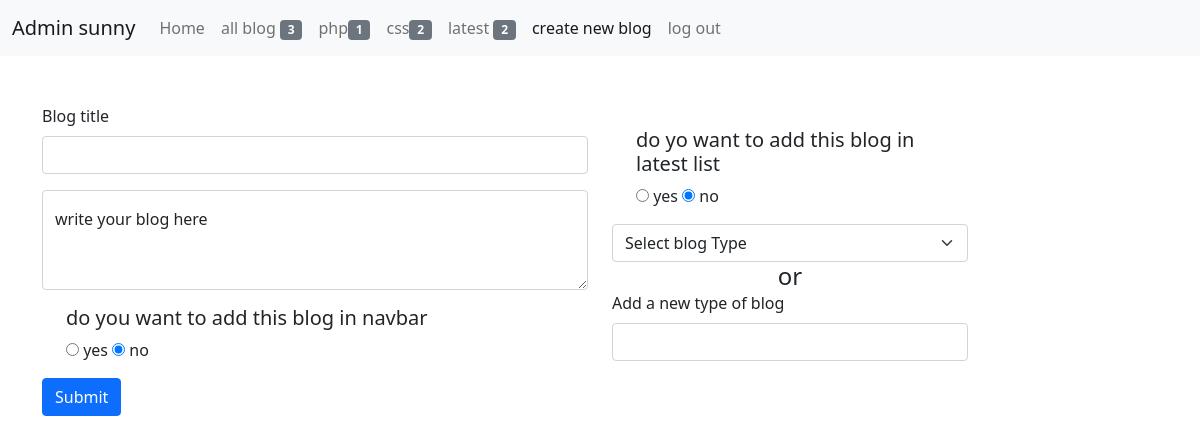
Page /createblog.php (signed in) on the committed database.
### tables this page shows
CREATE TABLE `blog1` (
  `sno` int(11) NOT NULL,
  `title` varchar(100) NOT NULL,
  `content` varchar(10000) NOT NULL,
  `latest` varchar(50) NOT NULL,
  `type` varchar(50) NOT NULL,
  `fornav` varchar(10) NOT NULL,
  `dt` datetime NOT NULL DEFAULT current_timestamp()
);

### createblog.php (the view, shortened to what this page needs)
<!DOCTYPE html>
<html lang="en">
<head>
    <link rel="stylesheet" href="css/bootstrap.min.css">
    <link rel="stylesheet" href="css/sunny.css">
</head>
<body>
    <nav class="navbar navbar-expand-lg navbar-light bg-light">
        <div class="container-fluid">
            <a class="navbar-brand" href="#"><?php $name = $_SESSION['username']; echo "Admin $name";?></a>
            <div class="collapse navbar-collapse" id="navbarSupportedContent">
                <ul class="navbar-nav me-auto mb-2 mb-lg-0">
                    <li class="nav-item">
                        <a class="nav-link" aria-current="page" href="main.php">Home</a>
                    </li>
                    <?php
              require "partials/db.php";
              $sqlforallblog = "SELECT * FROM `blog1`";
              $result_for_all_blog = mysqli_query($connect, $sqlforallblog);
              if($result_for_all_blog){
                $num_for_all_blog = mysqli_num_rows($result_for_all_blog);
              echo '<li class="nav-item">
              <a class="nav-link" href="main.php">all blog
              <span class="badge bg-secondary">'.$num_for_all_blog.'</span></a>
          </li>';
              }
              else {
                echo "there is some problem -----> ".mysqli_error($connect);
              }
              $sql = "SELECT * FROM `blog1` WHERE `blog1`.`fornav` = 'yes'";
              $result = mysqli_query($connect, $sql);
              if($result){
                while($row = mysqli_fetch_assoc($result)){
              $type = $row['type'];
              $sql1 = "SELECT * FROM `blog1` WHERE `blog1`.`type` = '$type'";
              $result1 = mysqli_query($connect, $sql1);
                  $num = mysqli_num_rows($result1);
                  echo '<li class="nav-item">
                  <a class="nav-link" href="forblogtype.php?type='.$row['type'].'">'.$row['type'].'<span class="badge bg-secondary">'.$num.'</span></a>
                </li>';
                }
              }
              else{
                echo "there is some problem ----->".mysqli_error($connect);
              }
              $sql_for_latest = "SELECT * FROM `blog1` WHERE `blog1`.`latest` = 'yes'";
              $result_for_latest = mysqli_query($connect, $sql_for_latest);
              if($result_for_latest){
                $num_for_latest = mysqli_num_rows($result_for_latest);
                $row_for_latest = mysqli_fetch_assoc($result_for_latest);
                echo '<li class="nav-item">
                <a class="nav-link" href="forblogtype.php?latest='.$row_for_latest['latest'].'">latest
                <span class="badge bg-secondary">'.$num_for_latest.'</span></a>
            </li>';
              }
              else {
                echo "there is some problem -----> ".mysqli_error($connect);
              }
              ?>
                    <li class="nav-item">
                        <a class="nav-link active" href="createblog.php">create new blog</a>
                    </li>
                    <li class="nav-item">
                        <a class="nav-link" href="logedout.php">log out</a>
                    </li>
                </ul>
            </div>
        </div>
    </nav>
    <div class="container pt-5">
        <form method="post" action="createblog.php">
            <div class="row">
                <div class="col-md-6 col-sm-12">
                    <div class="mb-3">
                        <label for="exampleInputEmail1" class="form-label">Blog title</label>
                        <input type="text" class="form-control" id="blogtitle" aria-describedby="emailHelp"
                            name="blogtitle">
                    </div>
                    <div class="form-floating mb-3">
                        <textarea class="form-control" placeholder="write your blog here" id="floatingTextarea2"
                            style="height: 100px" name="content"></textarea>
                        <label for="floatingTextarea2">write your blog here</label>
                    </div>
                    <div class="form-check mb-3">
                        <h5>do you want to add this blog in navbar</h5>
                       <input type="radio" name="categry" value="yes"> yes
                       <input type="radio" name="categry" value="no" checked> no
                    </div>
                </div>
                <div class="col-md-4 col-sm-12 pt-4">
                    <div class="form-check mb-3">
                        <h5 class="h5 display1">do yo want to add this blog in latest list</h5>
                        <input type="radio" name="latest" value="yes"> yes
                        <input type="radio" name="latest" value="no" checked> no
                    </div>
                    <div class="row">
                        <div class="col">
                            <select id="selecte1" name="addcategary" class="form-select"
                                aria-label="Default select example">
                                <option selected>Select blog Type</option>
                            </select>
                            <h4 class="text-center mb-0">or</h4>
                            <div class="mb-3">
                                <label for="exampleInputEmail1" class="form-label">Add a new type of blog</label>
                                <input type="text" class="form-control" id="addnewcategry" aria-describedby="emailHelp"
                                    name="addnewcategry">
                            </div>
                        </div>
                    </div>
                </div>
            </div>
            <button type="submit" class="btn btn-primary">Submit</button>
        </form>
    </div>
</body>
</html>

### rows in the picture
blog1: type "php", num "1"
blog1: type "css", num "2"

### other values in the picture
$name "sunny"
$num_for_all_blog "3"
$num_for_latest "2"
